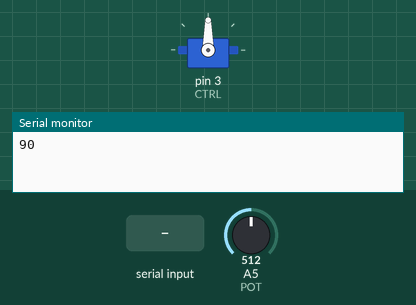
A sketch run on a simulated Arduino Uno, built with avr-gcc and run on an emulated ATmega328P. Parts: servo, the last lines printed to the serial monitor. Inputs (shaded band) come from the test bench; at power-on: A5 (POT) = 512.

Above: at 1.2 s.
1.3 s: A5 (POT) set to 716
At 2.8 s:
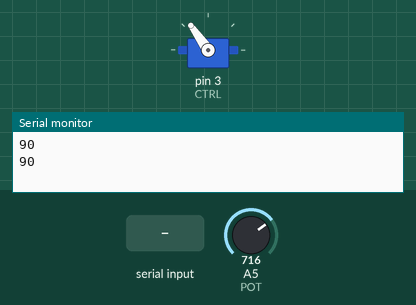
3.5 s: "esquerda\n" received over Serial
At 4.4 s:
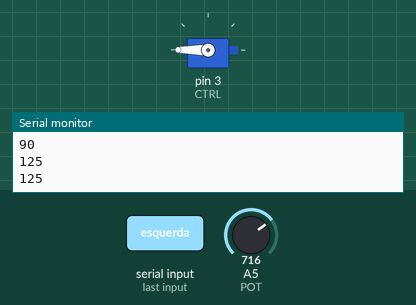
6.5 s: "dereita\n" received over Serial
At 7.8 s:
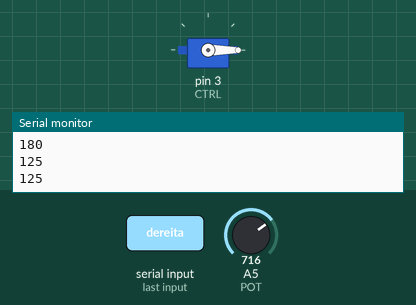
9.5 s: A5 (POT) set to 900
At 11.2 s:
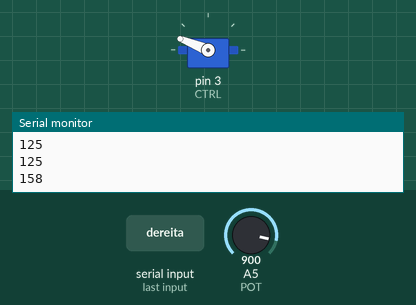
11.5 s: "30,150\n" received over Serial
At 12.8 s:
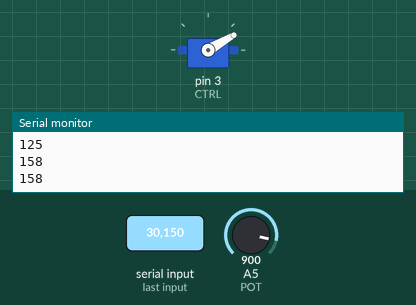
14.5 s: A5 (POT) set to 306
At 15.3 s:
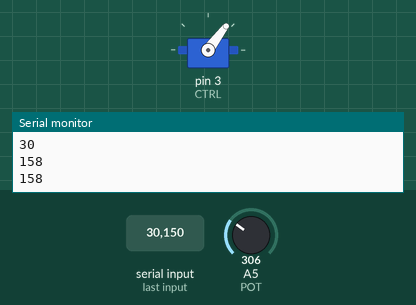
Timing chart, 0 to 17.5 s (numbered marks = the images above; inputs shaded):
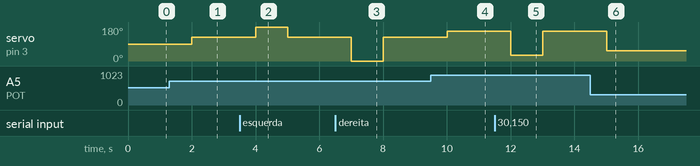

The sketch:

potenciometro-y-texto.ino
```cpp
#include <Servo.h>

//Pin de control do servo
#define CTRL 3

//Pin de lectura do potenciometro
#define POT A5


Servo motor;
int angulo = 0;
int veloc = 125;

String orde ="";

void setup() {
  motor.attach(CTRL);
  Serial.begin(9600);
}

void loop() {
  //primeiro lee a orde do monitor serie(si a hay)
  if(Serial.available()) {
    orde = Serial.readStringUntil('\n');
    orde.toLowerCase();
    //se definimos unha posicion para a palabra
    if(orde.equals("esquerda")){angulo = 180;}
    else if(orde.equals("centro")){angulo = 90;}
    else if(orde.equals("dereita")){angulo = 0;}

    else {
      int tmp = orde.toInt();
      if(tmp >= 0 && tmp <= 180) angulo = tmp;
      else angulo = 0;
    }
  }
  else {

    //si non hay nada no monitor colocase na posicion do potenciometro
  angulo = analogRead(POT);
  angulo = map(angulo, 0, 1023, 0, 180);
  }

  //move o servo a posicion deseada
  motor.write(angulo);
  delay(1000);
  Serial.println(angulo);

}
```

Measured:
- after the input at 1.3 s, servo on pin 3 (CTRL): 90° → 125° after 0.70 s
- after the input at 3.5 s, servo on pin 3 (CTRL): 125° → 180° after 0.50 s, → 125° 1.0 s later
- after the input at 6.5 s, servo on pin 3 (CTRL): 125° → 0° after 0.50 s, → 125° 1.0 s later
- after the input at 9.5 s, servo on pin 3 (CTRL): 125° → 158° after 0.51 s
- after the input at 11.5 s, servo on pin 3 (CTRL): 158° → 30° after 0.51 s, → 158° 1.0 s later
- after the input at 14.5 s, servo on pin 3 (CTRL): 158° → 53° after 0.51 s
